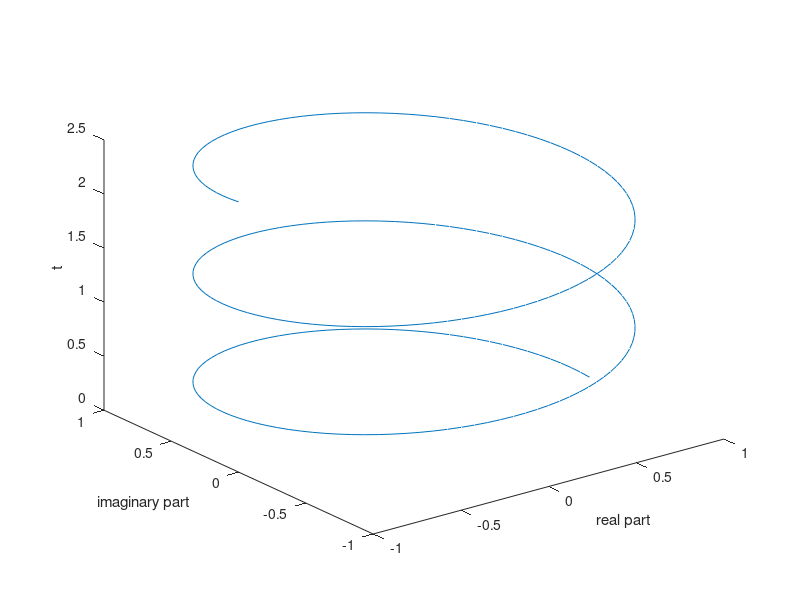

Write the MATLAB code that produced this figure.
%Problem3c
clear
clc
dt = 0.01; 
et = 2.5;
t = 0:dt:et;
x = exp(1j*2*pi*t);
y = real(x);
z = imag(x);
plot3(y,z,t);
xlabel('real part');
ylabel('imaginary part');
zlabel('t');